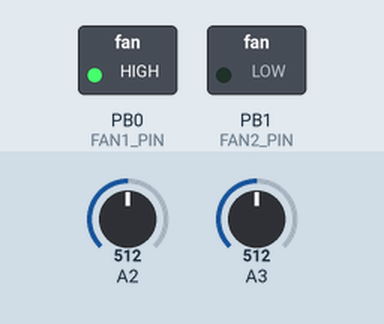
This sketch was run on a simulated ATtiny85, built with avr-gcc and run on an emulated ATtiny85. Parts: switched loads named in the sketch (green lamp = pin HIGH). The inputs (shaded band) are chosen by the test bench; at power-on: A2 = 512, A3 = 512.

Above: at 3.3 s.
3.4 s: A2 set to 115
7.0 s: A2 set to 95
At 9.0 s:
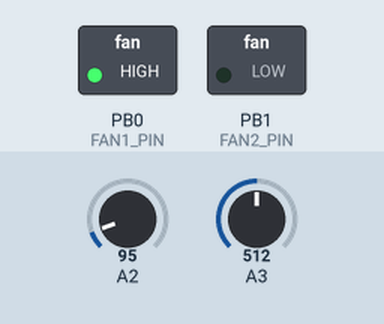
9.5 s: A2 set to 122
At 11.0 s:
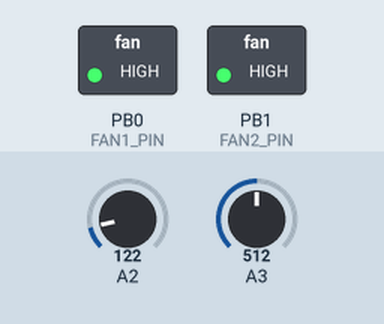
13.1 s: A3 set to 90
At 15.3 s:
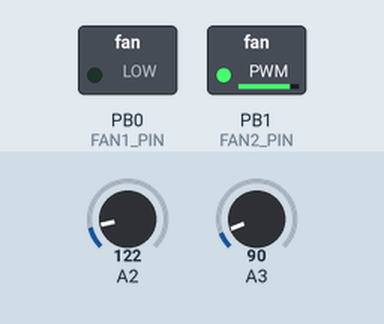
16.0 s: A3 set to 115
At 19.3 s:
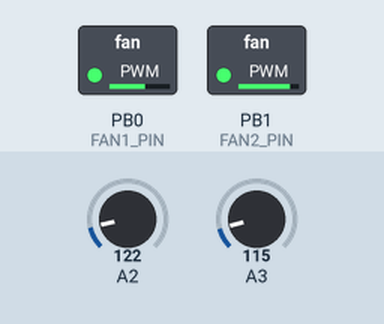
19.6 s: A2 set to 90
At 21.5 s:
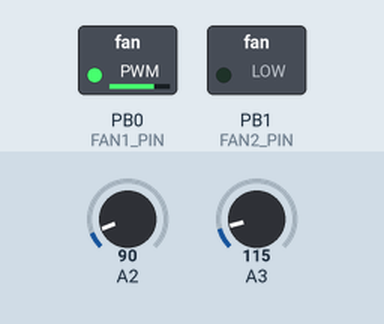
Timing chart, 0 to 23.0 s (numbered marks = the images above; inputs shaded):
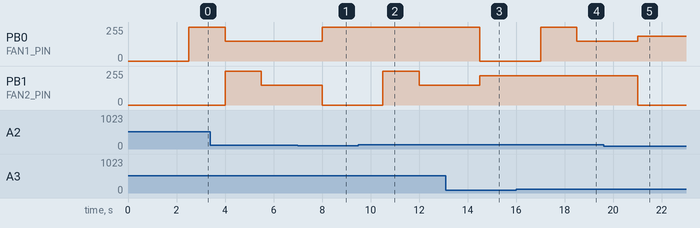

Measured:
- the behaviour switches between 106 and 107 on A3 (found by bisection; images 3 and 4)
- after the input at 7.0 s, PB1 (FAN2_PIN): 150/255 → 0/255 after 1.0 s
- after the input at 9.5 s, PB1 (FAN2_PIN): 0/255 → 255/255 after 1.0 s, → 150/255 1.5 s later
- after the input at 13.1 s, PB0 (FAN1_PIN): 255/255 → 0/255 after 1.4 s
- after the input at 16.0 s, PB0 (FAN1_PIN): 0/255 → 255/255 after 1.0 s, → 150/255 1.5 s later
- after the input at 19.6 s, PB1 (FAN2_PIN): 218/255 → 0/255 after 1.4 s

The sketch:

FanController.ino
```cpp
/*
 * Released into the public domain.
 *
 * Created: 13-4-2014
 * Author:	CE-Designs
 * http://ce-designs.net/
 *
 * This sketch runs two fans temperature controlled fans.
 * For more information about the schematics visit the web page below.
 * http://ce-designs.net/index.php/my-projects/other-builds/temperature-controlled-fans
 *
 * Some general notes about the usage if the sketch:
 *	- The threshold temperature values for turning the fans on or
 *	  off are by set the fanOnTemp and fanOffTemp constants.
 *	- Because the start voltage of a fan is depending on the
 *	  type of fan, one needs to figure out the minimal analog write
 *	  value that ensures normal operation (usually between 125 and 150).
 *	  This can be set by setting MIN_AW_VALUE.
 *
 *
 * Modified: 14-7-2014
 * Sleep mode and watchdog functionality added for low power consumption:
 *	- The time after which the uC goes to sleep can be set by changing
 *	  the watchdogInterrupt constant.
 *	- The time after which the controller wakes up and resumes the program
 *	  can be set by changing the watchdogInterrupt wakeUpValue constant.
 * Some refactoring of duplicate code at the handleFan methods
 *
 *
 * The sleep mode and watchdog methods where borrowed from the
 * ATtiny85_watchdog_example from InsideGadgets.
 * http://www.insidegadgets.com/2011/02/05/reduce-attiny-power-consumption-by-sleeping-with-the-watchdog-timer/
 */

#include <avr/sleep.h>  // include the sleep mode library
#include <avr/wdt.h>	// include the watch dog timer library
#include "Fan.h"		// include the fan control library
#include "LM35.h"		// include the LM35 temperature sensor library

//#define DEBUG			// uncomment for debugging

// sleep mode stuff
#ifndef cbi
#define cbi(sfr, bit) (_SFR_BYTE(sfr) &= ~_BV(bit))
#endif
#ifndef sbi
#define sbi(sfr, bit) (_SFR_BYTE(sfr) |= _BV(bit))
#endif

// pin definitions
#define FAN1_PIN 0		// (digital) pin of fan (1)
#define FAN2_PIN 1		// (digital) pin of fan (2)
#define TEMP1_PIN 3		// (analog)  pin of LM35 (1)
#define TEMP2_PIN 2		// (analog)  pin of LM35 (2)

// fan instantiation
#define MIN_AW_VALUE 150				// 150 is the lowest analog write value from where the fan responds normal (max = 255)
Fan fanLeft(FAN1_PIN, MIN_AW_VALUE);
Fan fanRight(FAN2_PIN, MIN_AW_VALUE);

// temperature sensor instantiation
LM35 lm35Left(TEMP1_PIN, CELSIUS);		// or use: FAHRENHEIT
LM35 lm35Right(TEMP2_PIN, CELSIUS);		// or use: FAHRENHEIT

// constants
const unsigned long SLEEP_MILLIS = 60000L;	// time in milliseconds after which the controller goes to sleep (time of inactivity)
const unsigned long READ_MILLIS = 2500L;	// time in milliseconds between each read
const int watchdogInterrupt = 9;			// 0=16ms, 1=32ms,2=64ms,3=128ms,4=250ms,5=500ms, 6=1 sec,7=2 sec, 8=4 sec, 9= 8sec
const int wakeUpValue = 15;					// the controller continues the program when the watchdogCounter equals this value
const float fanOnTemp = 52.0F;				// the fans are turned on when the temperature is exceeded
const float fanOffTemp = 48.0F;				// the fans are turned off when the temperature sinks below this value (must be <= fanOnTemp!)

// variables
volatile int watchdogCounter = 0;		// counter for the watchdog timer
unsigned long readMillis = 0L;			// for recording the time after each read;
unsigned long sleepMillis = 0L;			// for recording the time after each read;

// main entry point
void setup()
{
#ifdef DEBUG
	Serial.begin(9600);
#endif
	setup_watchdog(9);		// approximately 8 seconds sleep
	readMillis = millis();	// start recording
	sleepMillis = millis();	// start recording
} // end setup

// main loop
void loop()
{
	// check if it's time to enter sleepMode
	if (millis() - sleepMillis >= SLEEP_MILLIS)
	{
		setFanPins(INPUT);		// set used ports to input to save some more power

		// keep in sleep mode while the watchdogCounter smaller as the wakeUpvalue
		while (watchdogCounter < wakeUpValue) // approximately 2 minutes (15 * 8 seconds)
		{
			system_sleep();		// enter sleep mode (again)
		}

		setFanPins(OUTPUT);		// set used ports to output

		watchdogCounter = 0;	// reset the watchdog counter
		sleepMillis = millis();	// start recording again
	}

	// read and compute at the set interval!
	if (millis() - readMillis >= READ_MILLIS)
	{
		handleFan(fanLeft, lm35Left);
		handleFan(fanRight, lm35Right);
		readMillis = millis();	// record millis
	}
} // end main loop

// sets the ports that are used to control the fans
void setFanPins(uint8_t value)
{
	pinMode(FAN1_PIN, value);
	pinMode(FAN1_PIN, value);
}

// reads the temperature from the sensor and decides what to do with fan
void handleFan(Fan &fan, LM35 &lm35)
{
	float temp = lm35.read();
	#ifdef DEBUG
	Serial.print("temp: ");Serial.println(temp);
	#endif
	if (temp > fanOnTemp && fan.GetSpeed() == 0)	//  temperature exceeds the fan-on-temperature and the fan is turned off
	{
		fan.Start(fan.LowestSpeed());	// start the fan
		sleepMillis = millis();
		#ifdef DEBUG
		Serial.println("fan start");
		#endif
	}
	else if(temp > fanOnTemp && fan.GetSpeed() > 0)	//  temperature exceeds the fan-on-temperature and the fan is already turned on
	{
		int i = (int)(fan.LowestSpeed()+((temp - fanOnTemp) / 0.11));
		if (i > 255)
		{
			i = 255;
		}
		if (i != fan.GetSpeed())
		{
			fan.SetSpeed(i); // set the speed (+20 for each centigrade above 50)
		}
		sleepMillis = millis();
		#ifdef DEBUG
		Serial.print("fan speed: ");Serial.println(fan.GetSpeed());
		#endif
	}
	else if (temp <= fanOffTemp && fan.GetSpeed() > 0)		// temperature is lower or same as the fan-off-temperature
	{
		fan.Stop();	// stop the fan
		#ifdef DEBUG
		Serial.println("fan stop");
		#endif
	}
}

// 0=16ms, 1=32ms,2=64ms,3=128ms,4=250ms,5=500ms
// 6=1 sec,7=2 sec, 8=4 sec, 9= 8sec
void setup_watchdog(int ii)
{
	byte bb;
	int ww;
	if (ii > 9 ) ii=9;
	bb=ii & 7;
	if (ii > 7) bb|= (1<<5);
	bb|= (1<<WDCE);
	ww=bb;

	MCUSR &= ~(1<<WDRF);
	// start timed sequence
	WDTCR |= (1<<WDCE) | (1<<WDE);
	// set new watchdog timeout value
	WDTCR = bb;
	WDTCR |= _BV(WDIE);
}

// set system into the sleep state
// system wakes up when watchdog is timed out
void system_sleep()
{
	cbi(ADCSRA, ADEN);                    // switch Analog to Digital converter OFF, save power

	set_sleep_mode(SLEEP_MODE_PWR_DOWN); // sleep mode is set here
	sleep_enable();

	sleep_mode();                        // System sleeps here

	sleep_disable();                     // System continues execution here when watchdog timed out
	sbi(ADCSRA, ADEN);                    // switch Analog to Digital converter ON
}

// Watchdog Interrupt Service / is executed when watchdog timed out
ISR(WDT_vect)
{
	watchdogCounter+=1;  // raise watchdog counter
}
```

Fan.cpp
```cpp
/*
* Fan.cpp
*
* Created:	13-4-2014 13:28:31
* Author:	CE-Designs
* Version:	1.01
*
* Modified: 13-7-2014
* Reason:	The pinMode was not set for the fan control pin
*/

#include "Fan.h"

// default constructor
Fan::Fan(int pwmControlPin, int minValue)
{
	FanControlPin = pwmControlPin;
	pinMode(pwmControlPin, OUTPUT);
	MinValue = minValue;
} //Fan


// Sets the current value, thus sets the fan speed
void Fan::SetSpeed(int value)
{
	CurrentValue = value;
	analogWrite(FanControlPin, CurrentValue);
}

// gets the current value
int Fan::GetSpeed()
{
	return CurrentValue;
}

// Starts the fan at full speed to be sure
// that it start correctly. After 1500 ms the fan
// speed is set to the last known value or at the minimal
// speed value of the last known value is zero
void Fan::Start()
{
	SetSpeed(255);
	delay(1500);
	if (CurrentValue == 0)
	{
		CurrentValue = MinValue;
	}
	SetSpeed(CurrentValue);
}

// Starts the fan at full speed to be sure
// that it start correctly. After 1500 ms the fan
// speed is set to match the integer value
void Fan::Start(int value)
{
	SetSpeed(255);
	delay(1500);
	SetSpeed(value);
}

// Starts the fan at full speed
void Fan::StartAtFullSpeed()
{
	SetSpeed(255);
}

// stops the fan completely
void Fan::Stop()
{
	SetSpeed(0);
}

// gets lowest possible speeds where the fan still respond correctly
int Fan::LowestSpeed()
{
	return MinValue;
}

// gets highest possible fan speed
int Fan::HighestSpeed()
{
	return 255;
}
```

Fan.h
```cpp
/*
* Fan.h
*
* Created:	13-4-2014 13:28:32
* Author:	CE-Designs
* Version:	1.01
*/


#ifndef __FAN_H__
#define __FAN_H__

#if defined(ARDUINO) && ARDUINO >= 100
#include "Arduino.h"
#else
#include "WProgram.h"
#endif

class Fan
{
//variables
public:

protected:

private:

	int MinValue;		// the lowest value where the fan still responds properly
	int FanControlPin;	// PWM pin that controls the fan
	int CurrentValue;	// holds the current value of the fan, which relates to the fan speed


//functions
public:
	Fan(int pwmControlPin, int minValue);

	void SetSpeed(int value);
	int GetSpeed();
	void Start();
	void Start(int value);
	void StartAtFullSpeed();
	void Stop();

	int LowestSpeed();
	int HighestSpeed();

protected:
private:


}; //Fan

#endif //__FAN_H__
```

LM35.cpp
```cpp
/*
* LM35.cpp
*
* Created:	13-4-2014 16:31:40
* Author:	CE-Designs
* Version:	1.01
*
* Modified: 13-7-2014
* Reason:	To ensure more accurate reading the sensor is
*			now being read 4 times and the average of the
*			measurements is returned
*			Also changed the way that the analog reference
*			is being set
*/


#include "LM35.h"

// default constructor
LM35::LM35(int tempPin, uint8_t unitOfMeasurement)
{
	this->TempPin = tempPin;
	this->UnitOfMeasurement = unitOfMeasurement;
	this->Resolution = DEFAULT_RESOLUTION;
} //LM35

// default constructor
LM35::LM35(int tempPin, uint8_t unitOfMeasurement, uint8_t resolution)
{
	this->UnitOfMeasurement = unitOfMeasurement;
	this->Resolution = resolution;
	this->TempPin = tempPin;
}

void LM35::begin()
{
	applyResolution();
}

float LM35::read()
{
	switch (this->UnitOfMeasurement + this->Resolution)
	{
		case 5:
		return readCelcius(measureFoutTimes());
		case 6:
		return readFahrenheit(measureFoutTimes());
		case 9:
		return readCelciusHighRes(measureFoutTimes());
		case 10:
		return readFahrenheitHighRes(measureFoutTimes());
		default:
		return 0;
		break;
	}
}

float LM35::measureFoutTimes()
{
	float avg = 0;
	for (uint8_t i = 0; i < 4; i++)
	{
		avg += analogRead(this->TempPin);;
	}
	return avg / 4;
}

float LM35::readCelcius(int reading)
{
	return (5.0 * reading * 100.0) / 1024.0;
}

float LM35::readCelciusHighRes(int reading)
{
	return reading / 9.31;
}

float LM35::readFahrenheit(int reading)
{
	return (((5.0 * reading * 100.0) / 1024.0) * 9.0 / 5.0) + 32.0;
}

float LM35::readFahrenheitHighRes(int reading)
{
	return ((reading / 9.31) * 9.0 / 5.0) + 32.0;
}

void LM35::useHighResolution()
{
	analogReference(INTERNAL);
}

void LM35::useDefaultResolution()
{
	analogReference(DEFAULT);
}

void LM35::applyResolution()
{
	switch (this->Resolution)
	{
		case DEFAULT_RESOLUTION:
		analogReference(DEFAULT);
		break;
		case HIGH_RESOLUTION:
		analogReference(INTERNAL);
		break;
		default:
		analogReference(DEFAULT);
		break;
	}
}
```

LM35.h
```cpp
/*
* LM35.cpp
*
* Created:	13-4-2014 16:31:40
* Author:	CE-Designs
* Version:	1.01
*
* Modified: 13-7-2014
* Reason:	To ensure more accurate reading the sensor is
*			now being read 4 times and the average of the
*			measurements is returned
*			Also changed the way that the analog reference
*			is being set
*/


#ifndef __LM35_H__
#define __LM35_H__

#if defined(ARDUINO) && ARDUINO >= 100
#include "Arduino.h"
#else
#include "WProgram.h"
#endif

#define CELSIUS 1
#define FAHRENHEIT 2

#define DEFAULT_RESOLUTION 4
#define HIGH_RESOLUTION 8
//
class LM35
{
//variables
public:

protected:

private:

	int TempPin;
	uint8_t Resolution;
	uint8_t UnitOfMeasurement;

//functions
public:

	LM35(int tempPin, uint8_t unitOfMeasurement);
	LM35(int tempPin, uint8_t unitOfMeasurement, uint8_t resolution);

	void begin();
	float read();
	void useHighResolution();
	void useDefaultResolution();

protected:

private:

	float measureFoutTimes();
	float readCelcius(int reading);
	float readFahrenheit(int reading);
	float readCelciusHighRes(int reading);
	float readFahrenheitHighRes(int reading);
	void applyResolution();

}; //LM35

#endif //__LM35_H__
```
